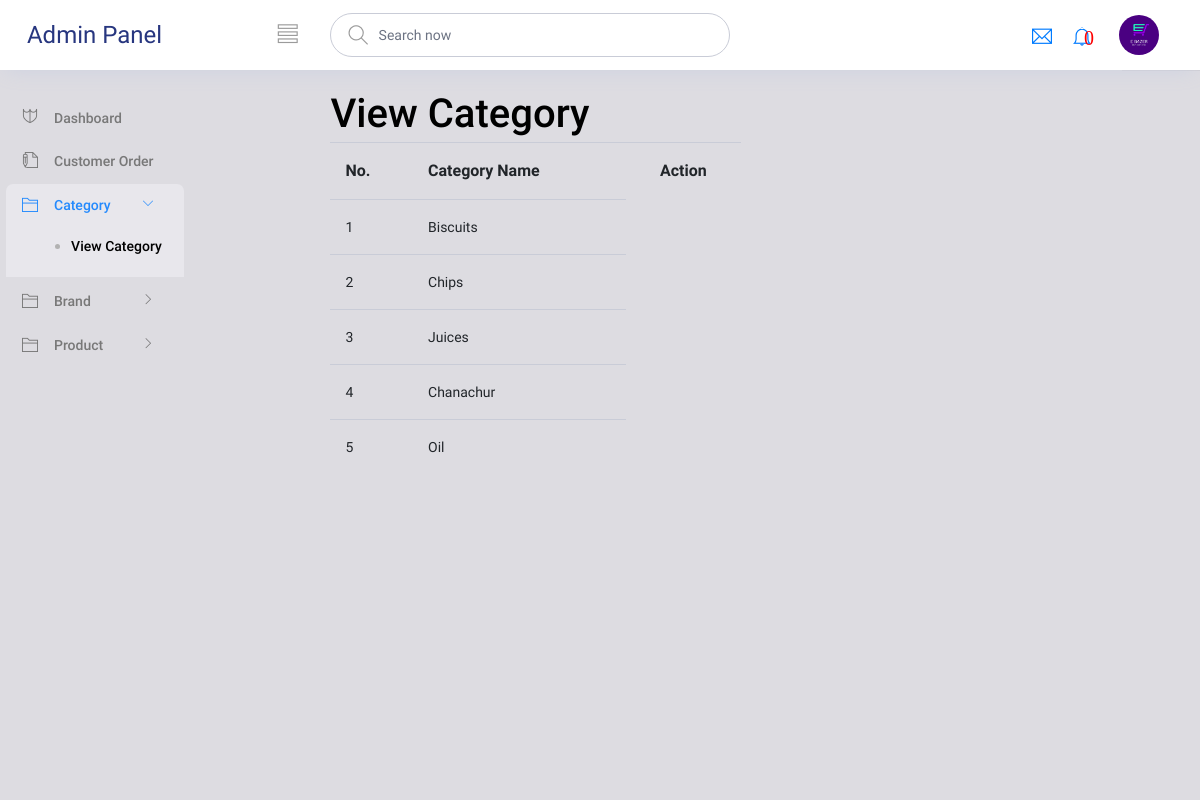
/index.php/admin/viewCategory, run on the app's committed database.
### tables this page shows
CREATE TABLE `tbl_category` (
  `cat_id` int(11) NOT NULL,
  `cat_name` varchar(255) NOT NULL
);

### application/controllers/Admin.php (called while the page is built, shortened)
<?php
class Admin extends CI_Controller {
        public function viewCategory(){
        $data['allCategory']=$this->modAdmin->fetchallCategory();
        $this->load->view('Admin/header');
        $this->load->view('Admin/admin_header');
        $this->load->view('Admin/viewCategory',$data);
        $this->load->view('Admin/admin_footer');
        $this->load->view('Admin/footer');
        }
}

### index.php (called while the page is built, shortened)
<?php
require_once BASEPATH.'core/CodeIgniter.php';

### application/models/ModAdmin.php (called while the page is built, shortened)
<?php
      class ModAdmin extends CI_Model{
    public function fetchallCategory(){
         $query= $this->db->get('tbl_category');
         if ($query->num_rows()>0) {
             foreach ($query ->result() as $row) {
                $data[]=$row;
             }
             return $data;
         }
         return false;
      }
      }
 ?>

### application/views/Admin/viewCategory.php (the view, shortened to what this page needs)
<div class="content-wrapper">
	<div class="row padtop">
		<div class="col-md-6 col-md-offset-3" style="margin-left: 100px">
			<h2>View Category</h2>
			<?php if ($allCategory):
			$i=1;  ?>
				<table class="table table-dashed">
					<tr>
						<th>No.</th>
						<th>Category Name</th>
						<th colspan="2"><center>Action</center></th>
					</tr>
				<?php foreach ($allCategory as $p): ?>
					<tr class="ccat<?php echo $p->cat_id ?>">
						<td><?php echo $i++;  ?></td>
						<td><?php echo $p->cat_name ?></td>
					</tr>
				<?php endforeach; ?>
				</table>
			<?php else: ?>
				Category are not available
			<?php endif; ?>
		</div>
	</div>
</div>

### data on the page
tbl_category: cat_name "Biscuits"
tbl_category: cat_name "Chips"
tbl_category: cat_name "Juices"
tbl_category: cat_name "Chanachur"
tbl_category: cat_name "Oil"

### other printed values
count($chkUnSeenOrder) "0"
